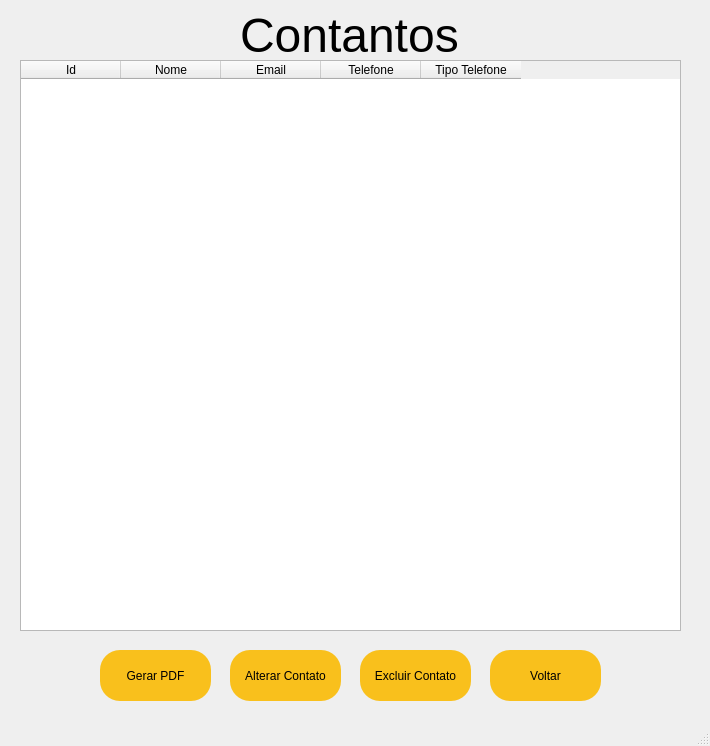
<?xml version="1.0" encoding="UTF-8"?>
<ui version="4.0">
 <class>MainWindow</class>
 <widget class="QMainWindow" name="MainWindow">
  <property name="geometry">
   <rect>
    <x>0</x>
    <y>0</y>
    <width>710</width>
    <height>746</height>
   </rect>
  </property>
  <property name="windowTitle">
   <string>MainWindow</string>
  </property>
  <widget class="QWidget" name="centralwidget">
   <widget class="QTableWidget" name="tabelaContatos">
    <property name="geometry">
     <rect>
      <x>20</x>
      <y>60</y>
      <width>661</width>
      <height>571</height>
     </rect>
    </property>
    <property name="columnCount">
     <number>5</number>
    </property>
    <column>
     <property name="text">
      <string>Id</string>
     </property>
    </column>
    <column>
     <property name="text">
      <string>Nome</string>
     </property>
    </column>
    <column>
     <property name="text">
      <string>Email</string>
     </property>
    </column>
    <column>
     <property name="text">
      <string>Telefone</string>
     </property>
    </column>
    <column>
     <property name="text">
      <string>Tipo Telefone</string>
     </property>
    </column>
   </widget>
   <widget class="QLabel" name="Contantos">
    <property name="geometry">
     <rect>
      <x>240</x>
      <y>-40</y>
      <width>221</width>
      <height>151</height>
     </rect>
    </property>
    <property name="font">
     <font>
      <pointsize>36</pointsize>
     </font>
    </property>
    <property name="text">
     <string>Contantos</string>
    </property>
   </widget>
   <widget class="QPushButton" name="btnGerarPDF">
    <property name="geometry">
     <rect>
      <x>100</x>
      <y>650</y>
      <width>111</width>
      <height>51</height>
     </rect>
    </property>
    <property name="styleSheet">
     <string notr="true">QPushButton{
	background-color: rgb(249, 192, 28);
	border-radius: 20px;
}</string>
    </property>
    <property name="text">
     <string>Gerar PDF</string>
    </property>
    <property name="autoRepeat">
     <bool>false</bool>
    </property>
    <property name="autoRepeatDelay">
     <number>300</number>
    </property>
    <property name="autoRepeatInterval">
     <number>100</number>
    </property>
   </widget>
   <widget class="QPushButton" name="btnAlterContato">
    <property name="geometry">
     <rect>
      <x>230</x>
      <y>650</y>
      <width>111</width>
      <height>51</height>
     </rect>
    </property>
    <property name="styleSheet">
     <string notr="true">QPushButton{
	background-color: rgb(249, 192, 28);
	border-radius: 20px;
}</string>
    </property>
    <property name="text">
     <string>Alterar Contato</string>
    </property>
    <property name="autoRepeat">
     <bool>false</bool>
    </property>
    <property name="autoRepeatDelay">
     <number>300</number>
    </property>
    <property name="autoRepeatInterval">
     <number>100</number>
    </property>
   </widget>
   <widget class="QPushButton" name="btnDeleteContato">
    <property name="geometry">
     <rect>
      <x>360</x>
      <y>650</y>
      <width>111</width>
      <height>51</height>
     </rect>
    </property>
    <property name="styleSheet">
     <string notr="true">QPushButton{
	background-color: rgb(249, 192, 28);
	border-radius: 20px;
}</string>
    </property>
    <property name="text">
     <string>Excluir Contato</string>
    </property>
    <property name="autoRepeat">
     <bool>false</bool>
    </property>
    <property name="autoRepeatDelay">
     <number>300</number>
    </property>
    <property name="autoRepeatInterval">
     <number>100</number>
    </property>
   </widget>
   <widget class="QPushButton" name="btnVoltar">
    <property name="geometry">
     <rect>
      <x>490</x>
      <y>650</y>
      <width>111</width>
      <height>51</height>
     </rect>
    </property>
    <property name="styleSheet">
     <string notr="true">QPushButton{
	background-color: rgb(249, 192, 28);
	border-radius: 20px;
}</string>
    </property>
    <property name="text">
     <string>Voltar</string>
    </property>
    <property name="autoRepeat">
     <bool>false</bool>
    </property>
    <property name="autoRepeatDelay">
     <number>300</number>
    </property>
    <property name="autoRepeatInterval">
     <number>100</number>
    </property>
   </widget>
  </widget>
  <widget class="QMenuBar" name="menubar">
   <property name="geometry">
    <rect>
     <x>0</x>
     <y>0</y>
     <width>710</width>
     <height>21</height>
    </rect>
   </property>
  </widget>
  <widget class="QStatusBar" name="statusbar"/>
 </widget>
 <resources/>
 <connections/>
</ui>
